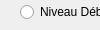
              <widget class="QWidget" name="page_9">
               <property name="geometry">
                <rect>
                 <x>0</x>
                 <y>0</y>
                 <width>100</width>
                 <height>30</height>
                </rect>
               </property>
               <attribute name="label">
                <string>Compétences</string>
               </attribute>
               <widget class="QRadioButton" name="radioButton">
                <property name="geometry">
                 <rect>
                  <x>20</x>
                  <y>0</y>
                  <width>171</width>
                  <height>24</height>
                 </rect>
                </property>
                <property name="text">
                 <string>Niveau Débutant</string>
                </property>
               </widget>
               <widget class="QRadioButton" name="radioButton_2">
                <property name="geometry">
                 <rect>
                  <x>20</x>
                  <y>30</y>
                  <width>181</width>
                  <height>24</height>
                 </rect>
                </property>
                <property name="text">
                 <string>Niveau Intermédiaire</string>
                </property>
               </widget>
               <widget class="QRadioButton" name="radioButton_3">
                <property name="geometry">
                 <rect>
                  <x>20</x>
                  <y>60</y>
                  <width>161</width>
                  <height>24</height>
                 </rect>
                </property>
                <property name="text">
                 <string>Niveau Avancé</string>
                </property>
               </widget>
               <widget class="QRadioButton" name="radioButton_4">
                <property name="geometry">
                 <rect>
                  <x>20</x>
                  <y>90</y>
                  <width>141</width>
                  <height>24</height>
                 </rect>
                </property>
                <property name="text">
                 <string>Niveau Expert</string>
                </property>
               </widget>
               <widget class="QRadioButton" name="radioButton_5">
                <property name="geometry">
                 <rect>
                  <x>20</x>
                  <y>120</y>
                  <width>151</width>
                  <height>24</height>
                 </rect>
                </property>
                <property name="text">
                 <string>Niveau Innovateur</string>
                </property>
               </widget>
              </widget>
